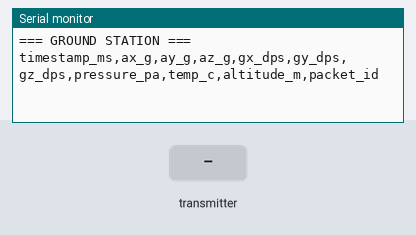
Bench run of a sketch on a simulated ESP32. Shown: the last lines printed to the serial monitor. Inputs (shaded band) come from the test bench. No radio packets arrive unless stated.

Above: at 1.5 s.
1.6 s: the transmitter starts sending timestamp = 0
At 1.67 s:
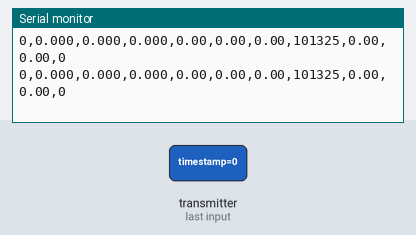
3.5 s: the transmitter starts sending ax = 1024
At 3.57 s:
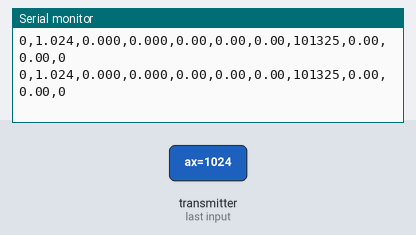
5.0 s: the transmitter starts sending ay = 1024
At 5.07 s:
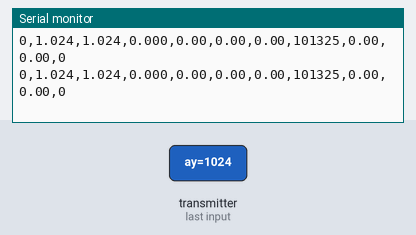
6.5 s: the transmitter starts sending az = 1024
At 6.57 s:
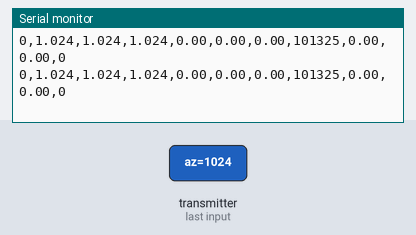
8.0 s: the transmitter starts sending gx = 1024
At 8.07 s:
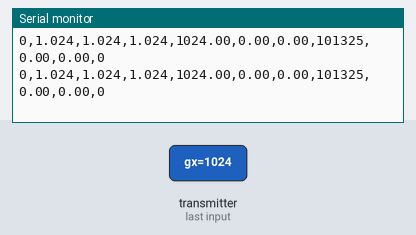
9.5 s: the transmitter starts sending gy = 1024
At 9.57 s:
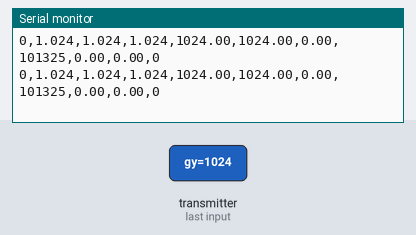

Measured:
- after the input at 1.6 s, the serial monitor: prints a new line at once (image 1)
- after the input at 3.5 s, the serial monitor: prints a new line at once (image 2)
- after the input at 5.0 s, the serial monitor: prints a new line at once (image 3)
- after the input at 6.5 s, the serial monitor: prints a new line at once (image 4)
- after the input at 8.0 s, the serial monitor: prints a new line at once (image 5)
- after the input at 9.5 s, the serial monitor: prints a new line at once (image 6)

The sketch:

ground_station.ino
```cpp
/*
 * GROUND STATION - ESP32 (or Arduino Nano/Uno with a 3.3V-safe NRF24 adapter)
 * Receives TelemetryPacket over NRF24L01+ and prints the same CSV format the
 * flight logger prints over USB, so flightdeck.html works against either side.
 *
 * Wiring is identical to the logger: MOSI=23, MISO=19, SCK=18, CSN=5, CE=4.
 * The TelemetryPacket struct MUST stay byte-identical to flight_logger.ino.
 */

#include <SPI.h>
#include <RF24.h>

#define RF_CE_PIN    4
#define RF_CSN_PIN   5
#define SERIAL_BAUD  115200
const uint64_t PIPE_ADDR = 0xF0F0F0F0E1LL;

RF24 radio(RF_CE_PIN, RF_CSN_PIN);

#pragma pack(push, 1)
struct TelemetryPacket {
  uint32_t timestamp;
  int16_t  ax, ay, az;   // g x 1000
  int16_t  gx, gy, gz;   // deg/s
  float    altitude;     // m
  int16_t  temperature;  // degC x 100
  uint16_t packetId;
};
#pragma pack(pop)

unsigned long lastRx = 0;

void setup() {
  Serial.begin(SERIAL_BAUD);
  delay(300);
  Serial.println(F("=== GROUND STATION ==="));

  if (!radio.begin()) {
    Serial.println(F("ERROR: NRF24 not responding. Check the capacitor and CE/CSN pins."));
    while (1) delay(100);
  }
  radio.setPALevel(RF24_PA_LOW);
  radio.setDataRate(RF24_250KBPS);
  radio.setPayloadSize(sizeof(TelemetryPacket));
  radio.openReadingPipe(1, PIPE_ADDR);
  radio.startListening();

  Serial.println(F("timestamp_ms,ax_g,ay_g,az_g,gx_dps,gy_dps,gz_dps,pressure_pa,temp_c,altitude_m,packet_id"));
}

void loop() {
  if (radio.available()) {
    TelemetryPacket pkt;
    radio.read(&pkt, sizeof(pkt));
    lastRx = millis();

    // pressure is not transmitted (payload budget); back it out of altitude
    // so the CSV column stays populated for the dashboard tile.
    float pressure = 101325.0f * pow(1.0f - pkt.altitude / 44330.0f, 5.255f);

    Serial.printf("%lu,%.3f,%.3f,%.3f,%.2f,%.2f,%.2f,%.0f,%.2f,%.2f,%u\n",
                  (unsigned long)pkt.timestamp,
                  pkt.ax / 1000.0f, pkt.ay / 1000.0f, pkt.az / 1000.0f,
                  (float)pkt.gx, (float)pkt.gy, (float)pkt.gz,
                  pressure,
                  pkt.temperature / 100.0f,
                  pkt.altitude,
                  pkt.packetId);
  }

  if (millis() - lastRx > 3000) {
    lastRx = millis();
    Serial.println(F("[GS] no packets for 3s"));
  }
}
```
